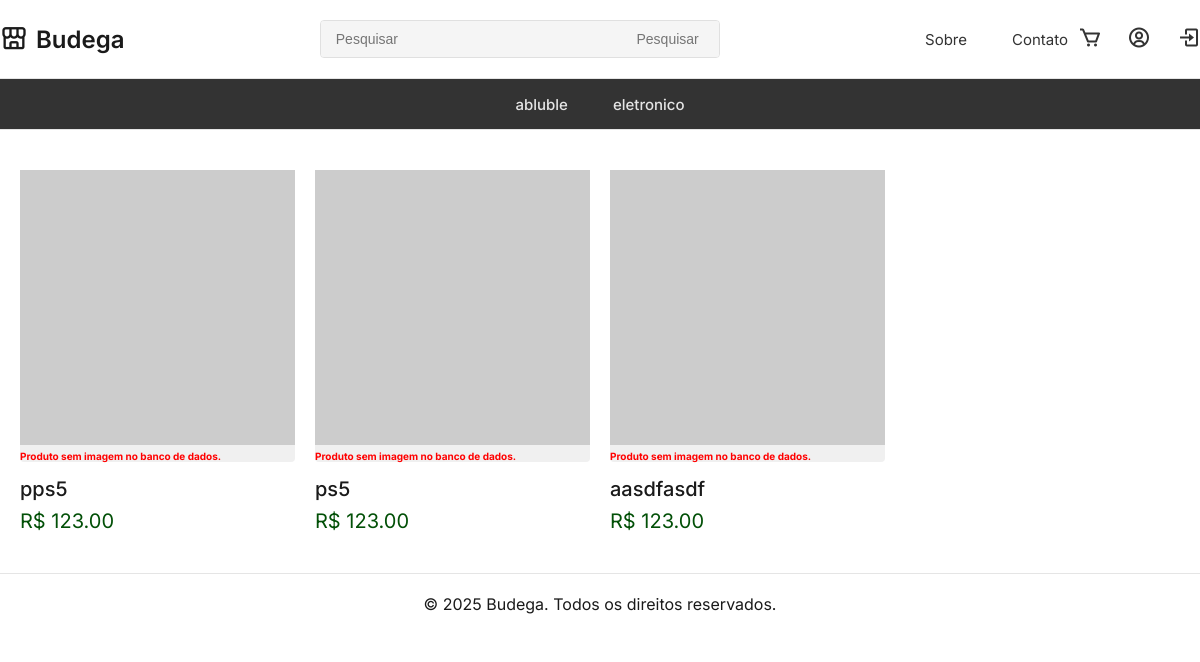
The page / on the database its author committed.
### model/model.py (models this page shows, shortened)
    class Categoria(db.Model):
        id = db.Column(db.Integer, primary_key=True)
        nome = db.Column(db.String(50), nullable=False)

    class Produto(db.Model):
        id = db.Column(db.Integer, primary_key=True)
        nome = db.Column(db.String(50), nullable=False)
        descricao = db.Column(db.Text)
        preco = db.Column(db.Numeric(10, 2), nullable=False)
        estoque = db.Column(db.Integer, default=0)
        imagem = db.Column(db.String(200), nullable=True)
        categorias = db.relationship('Categoria', secondary=produto_categoria,
                                    backref=db.backref('produtos', lazy='dynamic'))
        itens_pedido = db.relationship('ItemPedido', backref='produto', lazy=True)
        itens_carrinho = db.relationship('ItemCarrinho', backref='produto', lazy=True)
        reviews = db.relationship('Review', backref='produto', lazy=True)

### views.py (the view)
@view.route('/')
def index():
    query = request.args.get('search', '')
    categoria_id = request.args.get('categoria')
    produtos = Produto.query
    categorias = Categoria.query.all()
    if query:
        produtos = produtos.filter(Produto.nome.ilike(f'%{query}%'))
    if categoria_id:
        produtos = produtos.filter(Produto.categoria_id == categoria_id)
    produtos = produtos.all()
    return render_template('index.html', produtos=produtos, categorias=categorias, query_original=query)

### app.py (called while the page is built)
@app.context_processor
def inject_user():
    return dict(user=current_user)

### templates/index.html (shortened to what this page needs)
<!DOCTYPE html>
<html lang="pt-BR">
<head>
    <link href="https://unpkg.com/boxicons@2.1.4/css/boxicons.min.css" rel="stylesheet" />
</head>
<body>
    <header class="main-header container">
        <a href="{{ url_for('view.index') }}">
            <div class="logo">
                <i class="bx bx-store-alt"></i>
                <span>Budega</span>
            </div>
        </a>
        <div class="search-container">
            <form method="get" class="search-bar">
                <input type="text" name="search" value="{{ query_original }}" placeholder="Pesquisar" />
                <button type="submit">Pesquisar</button>
            </form>
        </div>
        <nav class="main-nav">
            <ul>
                <li><a href="#">Sobre</a></li>
                <li><a href="#">Contato</a></li>
            </ul>
        </nav>
        <div class="header-icons">
            <ul>
                <li><a href="{{ url_for('view.carrinho') }}"><i class="bx bx-cart"></i></a></li>
                <li><a href="{{ url_for('view.minha_conta') }}"><i class="bx bx-user-circle"></i></a></li>
                {% if user.is_authenticated %}
                <li><a href="{{ url_for('view.logout') }}"><i class="bx bx-log-out"></i></a></li>
                {% else %}
                <li><a href="{{ url_for('view.login') }}"><i class="bx bx-log-in"></i></a></li>
                {% endif %}
            </ul>
        </div>
    </header>
    <nav class="category-nav">
        <div class="container">
            <ul>
                {% for categoria in categorias %}
                <li>
                    <a href="?categoria={{ categoria.id }}">{{ categoria.nome }}</a>
                </li>
                {% else %}
                <li><span style="color: red;">Nenhuma categoria cadastrada.</span></li>
                {% endfor %}
            </ul>
        </div>
    </nav>
    <br /><br />
    <main class="container">
        <div class="product-grid">
            {% for product in produtos %}
            <a href="{{ url_for('view.product', id=product.id) }}" class="product-card">
                <div class="product-image">
                    {% if product.imagem and product.imagem.url %}
                    <img src="{{ product.imagem.url }}" alt="{{ product.nome }}" class="product_image" />
                    {% else %}
                    <img
                        src="https://placehold.co/300x400/f0f0f0/png?text=Sem+Foto"
                        alt="Produto sem foto" />
                    <p style="font-size: 10px; color: red; word-wrap: break-word; margin-top: 5px;">
                        <strong>Produto sem imagem no banco de dados.</strong>
                    </p>
                    {% endif %}
                </div>
                <div>
                    <p class="product-name">{{ product.nome }}</p>
                    <p class="product-price">R$ {{ '%.2f'|format(product.preco) }}</p>
                </div>
            </a>
            {% endfor %}
        </div>
    </main>
    <br /><br />
    <footer class="container" style="text-align: center; padding: 20px; border-top: 1px solid #e5e5e5;">
        <p>&copy; 2025 Budega. Todos os direitos reservados.</p>
    </footer>
</body>
</html>

### templates/index.html (style rules this page uses)
* { margin: 0; padding: 0; box-sizing: border-box; }
body { font-family: 'Inter', sans-serif; background-color: #ffffff; color: #1a1a1a; }
.container { max-width: 1300px; margin: 0 auto; padding: 0 20px; }
a { text-decoration: none; color: inherit; }
.main-header { display: flex; justify-content: space-between; align-items: center; padding: 20px 0; border-bottom: 1px solid #e5e5e5; }
.logo { display: flex; align-items: center; font-size: 24px; font-weight: 600; }
.logo i { margin-right: 8px; font-size: 28px; }
.search-container { flex-grow: 1; display: flex; justify-content: center; padding: 0 40px; }
.search-bar { display: flex; width: 100%; max-width: 400px; border: 1px solid #e0e0e0; border-radius: 4px; overflow: hidden; }
.search-bar input { border: none; padding: 10px 15px; font-size: 14px; flex-grow: 1; background-color: #f5f5f5; }
.search-bar button { border: none; background-color: #f5f5f5; color: #757575; padding: 0 20px; cursor: pointer; font-size: 14px; }
.main-nav ul, .header-icons ul { list-style: none; display: flex; align-items: center; gap: 25px; }
.main-nav a { font-size: 15px; color: #333; padding: 10px; }
.header-icons i { font-size: 24px; color: #333; }
.category-nav { border-bottom: 1px solid #e5e5e5; background-color: #333; }
.category-nav ul { list-style: none; display: flex; justify-content: center; align-items: center; gap: 45px; padding: 15px 0; }
.category-nav a { font-size: 15px; font-weight: 500; color: #e5e5e5; }
main { padding: 40px 0; }
.product-grid { display: grid; grid-template-columns: repeat(4, 1fr); gap: 30px 20px; }
.product-card { text-align: left; display: block; }
.product-card .product-image { background-color: #f0f0f0; margin-bottom: 15px; }
.product-card img { width: 100%; display: block; }
.product-card .product-name { font-size: 20px; font-weight: 500; margin-bottom: 8px; }
.product-card .product-price { font-size: 20px; color: #025007; text-align: left; }
.product-image { aspect-ratio: 3 / 3; border-radius: 4px; background-color: #f0f0f0; }
.product-image img { width: 100%; height: 100%; display: block; }

### rows shown on the page
Categoria: nome "abluble"
Categoria: nome "eletronico"
Produto: nome "pps5", preco "123.00"
Produto: nome "ps5", preco "123.00"
Produto: nome "aasdfasdf", preco "123.00"
